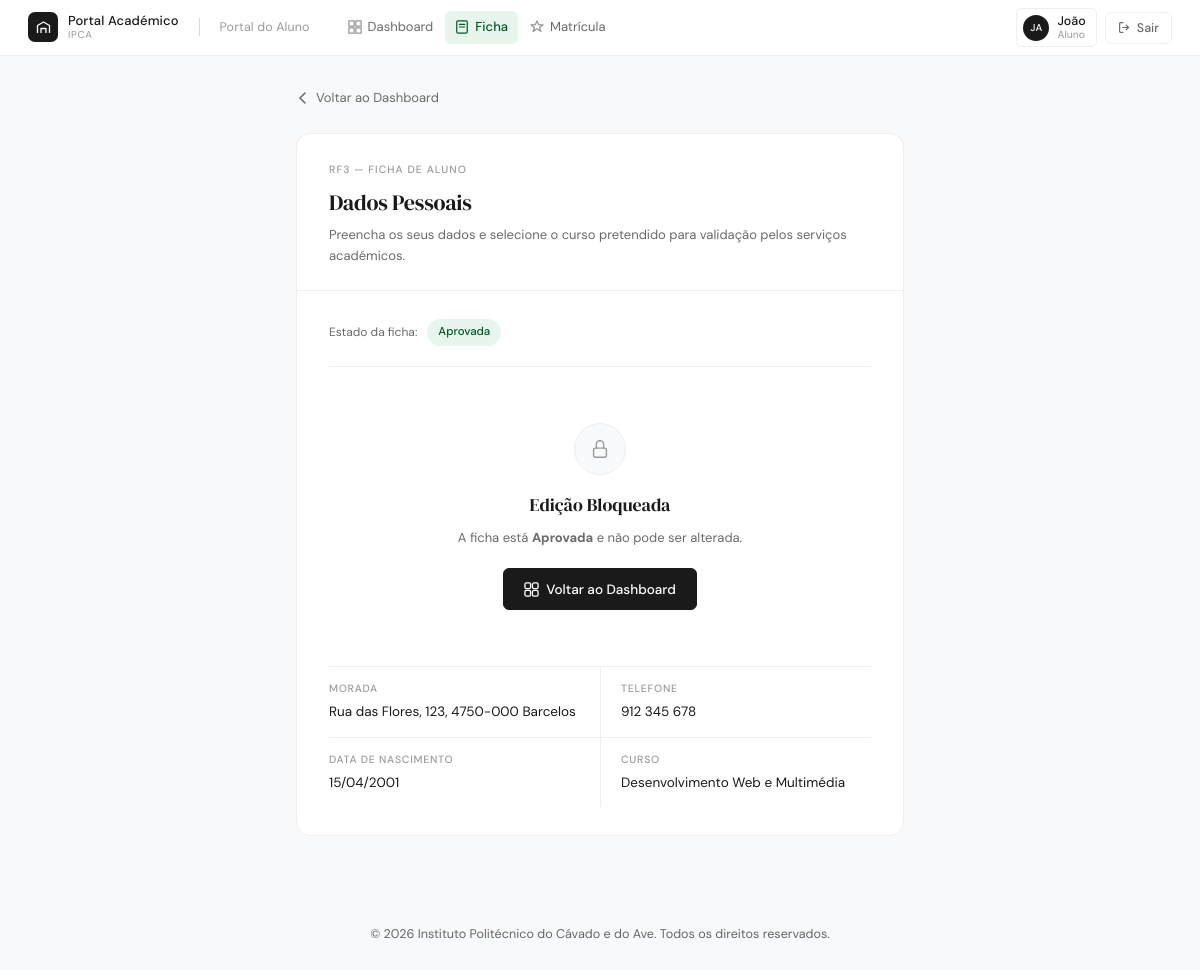
The page /Home-Alunos/submeter_matricula.php (signed in) on the database its author committed.
### tables this page shows
CREATE TABLE `alunos` (
  `id` int(11) NOT NULL,
  `morada` varchar(255) DEFAULT NULL,
  `data_nascimento` date DEFAULT NULL,
  `telefone` varchar(20) DEFAULT NULL,
  `foto` varchar(255) DEFAULT NULL,
  `curso_id` int(11) DEFAULT NULL,
  `estado` enum('Rascunho','Submetida','Aprovada','Rejeitada') DEFAULT 'Rascunho',
  `observacoes_validacao` text DEFAULT NULL,
  `validado_por` int(11) DEFAULT NULL,
  `data_validacao` datetime DEFAULT NULL
);

CREATE TABLE `cursos` (
  `id` int(11) NOT NULL,
  `nome` varchar(100) NOT NULL,
  `sigla` varchar(20) DEFAULT NULL,
  `horario_pdf` varchar(255) DEFAULT NULL
);

### Home-Alunos/submeter_matricula.php (the view, shortened to what this page needs)
<?php
require_once '../config/db.php';
$aluno_id = $_SESSION['user_id'];
$stmt = $pdo->prepare("
    SELECT a.*, u.nome, u.email, c.nome AS curso_nome
    FROM alunos a
    JOIN utilizadores u ON u.id = a.id
    LEFT JOIN cursos c ON a.curso_id = c.id
    WHERE a.id = ?
");
$stmt->execute([$aluno_id]);
$aluno = $stmt->fetch(PDO::FETCH_ASSOC);
$estado    = $aluno['estado'];
$bloqueado = in_array($estado, ['Submetida', 'Aprovada']);
include '../includes/header.php';
?>
<div class="page-wrap">
    <a href="dashboard.php" class="back-link">
        <svg viewBox="0 0 14 14" fill="none" stroke="currentColor" stroke-width="1.5" stroke-linecap="round"><path d="M9 2L4 7l5 5"/></svg>
        Voltar ao Dashboard
    </a>
    <div class="card">
        <div class="card-top">
            <div class="card-top-eyebrow">RF3 — Ficha de Aluno</div>
            <div class="card-top-title">Dados Pessoais</div>
            <div class="card-top-sub">Preencha os seus dados e selecione o curso pretendido para validação pelos serviços académicos.</div>
        </div>
        <div class="card-body">
            <div class="estado-row">
                <span class="estado-label">Estado da ficha:</span>
                <?php
                $bc = ['Rascunho'=>'badge-rascunho','Submetida'=>'badge-submetida','Aprovada'=>'badge-aprovada','Rejeitada'=>'badge-rejeitada'][$estado] ?? 'badge-rascunho';
                ?>
                <span class="badge <?= $bc ?>"><?= htmlspecialchars($estado) ?></span>
            </div>
            <?php if ($bloqueado): ?>
            <div class="locked-box">
                <div class="lock-icon-wrap">
                    <svg viewBox="0 0 24 24" fill="none" stroke="currentColor" stroke-width="1.5" stroke-linecap="round" stroke-linejoin="round">
                        <rect x="5" y="11" width="14" height="10" rx="2"/>
                        <path d="M8 11V7a4 4 0 018 0v4"/>
                    </svg>
                </div>
                <div class="locked-title">Edição Bloqueada</div>
                <div class="locked-desc">
                    <?= $estado === 'Submetida'
                        ? 'A ficha foi submetida e aguarda validação pelo Gestor Pedagógico.'
                        : 'A ficha está <strong>Aprovada</strong> e não pode ser alterada.' ?>
                </div>
                <a href="dashboard.php" class="btn btn-primary" style="display:inline-flex;max-width:220px;">
                    <svg viewBox="0 0 16 16" fill="none" stroke="currentColor" stroke-width="1.4"><rect x="1" y="1" width="6" height="6" rx="1.5"/><rect x="9" y="1" width="6" height="6" rx="1.5"/><rect x="1" y="9" width="6" height="6" rx="1.5"/><rect x="9" y="9" width="6" height="6" rx="1.5"/></svg>
                    Voltar ao Dashboard
                </a>
            </div>
            <div class="ro-grid">
                <div class="ro-item"><div class="ro-label">Morada</div><div class="ro-value"><?= htmlspecialchars($aluno['morada'] ?? '—') ?></div></div>
                <div class="ro-item"><div class="ro-label">Telefone</div><div class="ro-value"><?= htmlspecialchars($aluno['telefone'] ?? '—') ?></div></div>
                <div class="ro-item"><div class="ro-label">Data de Nascimento</div><div class="ro-value"><?= !empty($aluno['data_nascimento']) ? date('d/m/Y', strtotime($aluno['data_nascimento'])) : '—' ?></div></div>
                <div class="ro-item"><div class="ro-label">Curso</div><div class="ro-value"><?= htmlspecialchars($aluno['curso_nome'] ?? '—') ?></div></div>
            </div>
            <?php endif; ?>
        </div>
    </div>
</div>
<?php include '../includes/footer.php'; ?>

### includes/header.php (style rules this page uses)
*, *::before, *::after { box-sizing: border-box; margin: 0; padding: 0; }
:root { --green: #007a33; --green-mid: #005a26; --green-pale: #e8f5ed; --green-soft: #c8e6d1; --white: #ffffff; --off-white: #F8F9FA; --gray-50: #F4F5F6; --gray-100: #EEEEEE; --gray-200: #D8D8D8; --gray-400: #9A9A9A; --gray-600: #5A5A5A; --black: #1A1A1A; --text-main: #1A1A1A; --text-muted: #6A6A6A; --text-faint: #9A9A9A; --border: 1px solid #EEEEEE; --radius-sm: 6px; --radius-md: 10px; --radius-lg: 14px; --shadow-xs: 0 1px 3px rgba(0,0,0,0.04); --header-h: 56px; --ipca-green: #007a33; --ipca-green-light: #00a34a; --ipca-green-hover: #005f27; --ipca-blue: #1A1A1A; --bg-light: #F8F9FA; --card-bg: #ffffff; --text-dark: #1A1A1A; --text-muted-old: #6A6A6A; --success-bg: #e8f5ed; --success-text: #005a26; --danger-bg: #FEF0EF; --danger-text: #9B2B20; --shadow-refined: 0 1px 3px rgba(0,0,0,0.04); }
html { font-size: 14px; }
body { font-family: 'DM Sans', system-ui, sans-serif; background: var(--off-white); color: var(--text-main); line-height: 1.6; -webkit-font-smoothing: antialiased; }
a { color: inherit; text-decoration: none; }
.card { background: var(--white); border: var(--border); border-radius: var(--radius-lg); overflow: hidden; }
.card-padding, .card-body { padding: 24px; }
.badge { display: inline-flex; align-items: center; padding: 3px 10px; border-radius: 20px; font-size: 11px; font-weight: 500; }
.badge-success, .badge-aprovada { background: var(--green-pale); color: var(--green-mid); }
.btn { display: inline-flex; align-items: center; justify-content: center; gap: 6px; height: 38px; padding: 0 16px; border-radius: var(--radius-sm); font-family: 'DM Sans', sans-serif; font-size: 13px; font-weight: 500; border: var(--border); background: var(--white); color: var(--black); cursor: pointer; transition: all 0.15s; text-decoration: none; white-space: nowrap; }
.btn-primary { background: var(--black); color: white; border-color: var(--black); }
.btn svg { width: 14px; height: 14px; flex-shrink: 0; }

### rows shown on the page
alunos: estado "Aprovada", morada "Rua das Flores, 123, 4750-000 Barcelos", telefone "912 345 678", data_nascimento "15/04/2001", curso.nome "Desenvolvimento Web e Multimédia"

### other values the page prints
$sectionLabel "Portal do Aluno"
$link['label'] "Dashboard"
$link['label'] "Ficha"
$link['label'] "Matrícula"
$iniciais "JA"
explode(' ', $nome_sessao)[0] "João"
$perfil ?: 'Portal' "Aluno"
